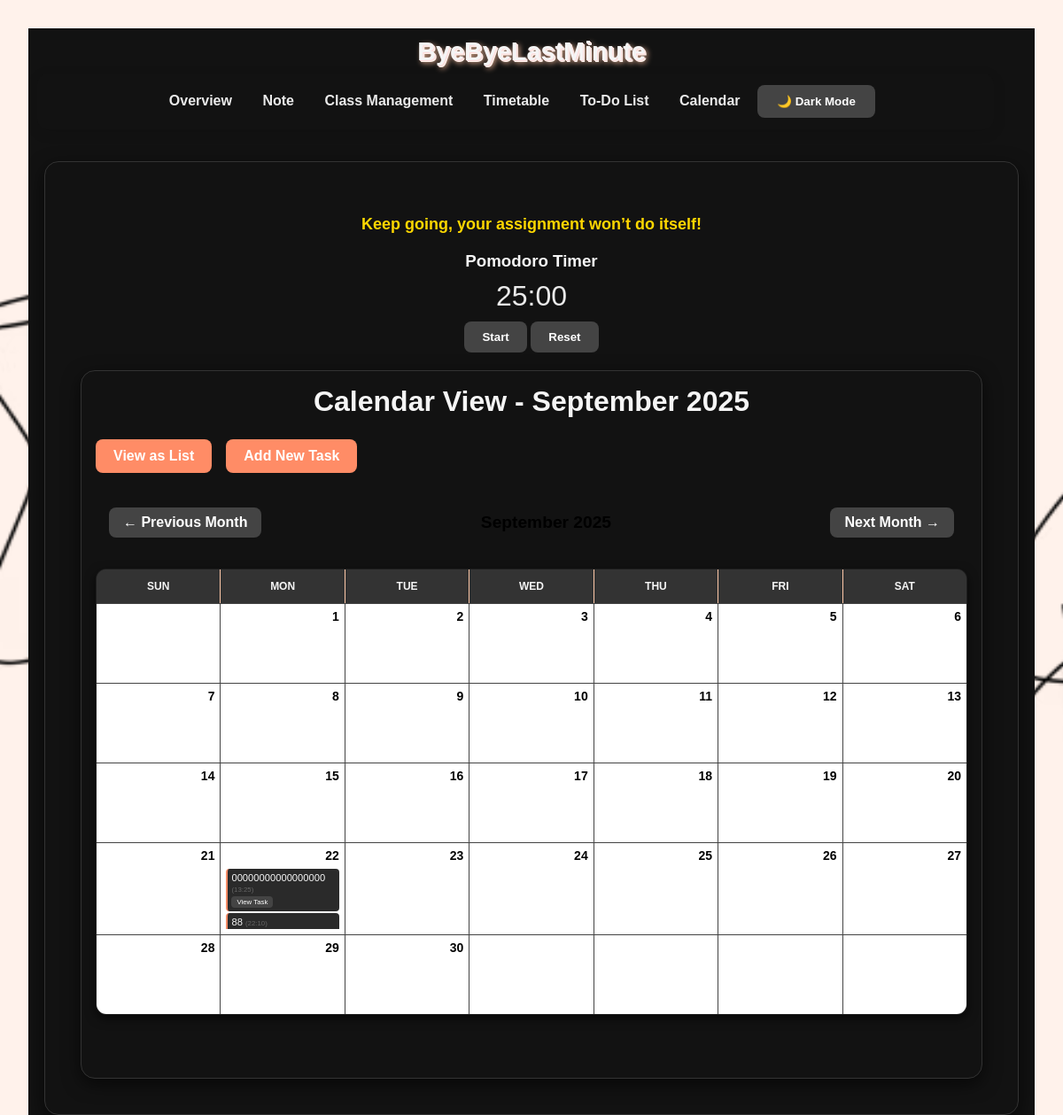
/calendar, run on the app's committed database.
### tables this page shows
CREATE TABLE todos (
                id INTEGER PRIMARY KEY AUTOINCREMENT,
                task TEXT NOT NULL,
                due_date TEXT NOT NULL,
                is_done INTEGER DEFAULT 0
            , due_time TEXT);

### app.py (the view)
@app.route('/calendar')
def calendar_view():
    year = int(request.args.get('year', datetime.now().year))
    month = int(request.args.get('month', datetime.now().month))
    if month == 1:
        prev_year, prev_month = year - 1, 12
    else:
        prev_year, prev_month = year, month - 1
    if month == 12:
        next_year, next_month = year + 1, 1
    else:
        next_year, next_month = year, month + 1
    cal_obj = cal.Calendar(firstweekday=6)  # Sunday as first day (6=Sunday)
    month_days = cal_obj.monthdayscalendar(year, month)
    weeks = []
    today = datetime.now().date()
    for week in month_days:
        week_data = []
        for day in week:
            if day == 0:  # Day from previous/next month
                week_data.append({
                    'day': '',
                    'current_month': False,
                    'is_today': False,
                    'events': []  # Empty events for non-current month days
                })
            else:
                day_date = datetime(year, month, day).date()
                week_data.append({
                    'day': day,
                    'current_month': True,
                    'is_today': (day_date == today),
                    'events': get_events_for_date(day_date)  # Get real events from database
                })
        weeks.append(week_data)
    return render_template('calendar.html',
                         calendar=weeks,
                         month_name=datetime(year, month, 1).strftime('%B'),
                         year=year,
                         prev_year=prev_year,
                         prev_month=prev_month,
                         next_year=next_year,
                         next_month=next_month)

### app.py (called while the page is built)
def get_db_connection():
    conn = sqlite3.connect(DB_NAME, timeout=10)
    conn.row_factory = sqlite3.Row
    return conn

@app.context_processor
def inject_vapid_key():
    return dict(VAPID_PUBLIC_KEY=VAPID_PUBLIC_KEY)

def get_events_for_date(date):
    date_str = date.strftime("%Y-%m-%d")
    with get_db_connection() as conn:
        rows = conn.execute(
            "SELECT * FROM todos WHERE due_date = ? ORDER BY due_time",
            (date_str,)
        ).fetchall()
        events = []
        for row in rows:
            todo = Todo(**dict(row))
            events.append({
                'id': todo.id,
                'title': todo.task,
                'time': todo.due_time if todo.due_time else 'All Day',
                'color': '#ff8c66' if not todo.is_done else '#888888'  # Orange for pending, gray for completed
            })
        return events

### templates/calendar.html (shortened to what this page needs)
{% extends "base.html" %}
{% block content %}
<main class="container calendar-container">
  <h1 style="text-align: center;">Calendar View - {{ month_name }} {{ year }}</h1>
  <div class="actions">
    <a href="{{ url_for('todos') }}" class="button secondary">View as List</a>
    <a href="{{ url_for('add_todo') }}" class="button secondary">Add New Task</a>
  </div>
  <div class="calendar-nav">
    <a href="/calendar?year={{ prev_year }}&month={{ prev_month }}" class="nav-btn">&larr; Previous Month</a>
    <span class="current-month">{{ month_name }} {{ year }}</span>
    <a href="/calendar?year={{ next_year }}&month={{ next_month }}" class="nav-btn">Next Month &rarr;</a>
  </div>
  <table class="html-calendar">
    <thead>
      <tr>
        <th>Sun</th>
        <th>Mon</th>
        <th>Tue</th>
        <th>Wed</th>
        <th>Thu</th>
        <th>Fri</th>
        <th>Sat</th>
      </tr>
    </thead>
    <tbody>
      {% for week in calendar %}
      <tr>
        {% for day in week %}
        <td class="{% if not day.current_month %}other-month{% endif %} {% if day.is_today %}today{% endif %}">
          <div class="day-number">{{ day.day }}</div>
          <div class="events">
            {% for event in day.events %}
            <div class="event-item">
              <div class="event-content">
                {{ event.title }}
                {% if event.time and event.time != 'All Day' %}
                <small>({{ event.time }})</small>
                {% endif %}
              </div>
              <a href="{{ url_for('todo_details', todo_id=event.id) }}" class="view-task-btn">
                View Task
              </a>
            </div>
            {% endfor %}
          </div>
        </td>
        {% endfor %}
      </tr>
      {% endfor %}
    </tbody>
  </table>
</main>
{% endblock %}

### data on the page
todos: title "00000000000000000", time "13:25"
todos: title "88", time "22:10"

### other printed values
{{ month_name }} "September"
{{ year }} "2025"
{{ day.day }} "1" "2" "3" "4" "5" "6" "7" "8" "9" "10" "11" "12" "13" "14" "15" "16" "17" "18" "19" "20" "21" "22" "23" "24" "25" "26" "27" "28" "29" "30"
